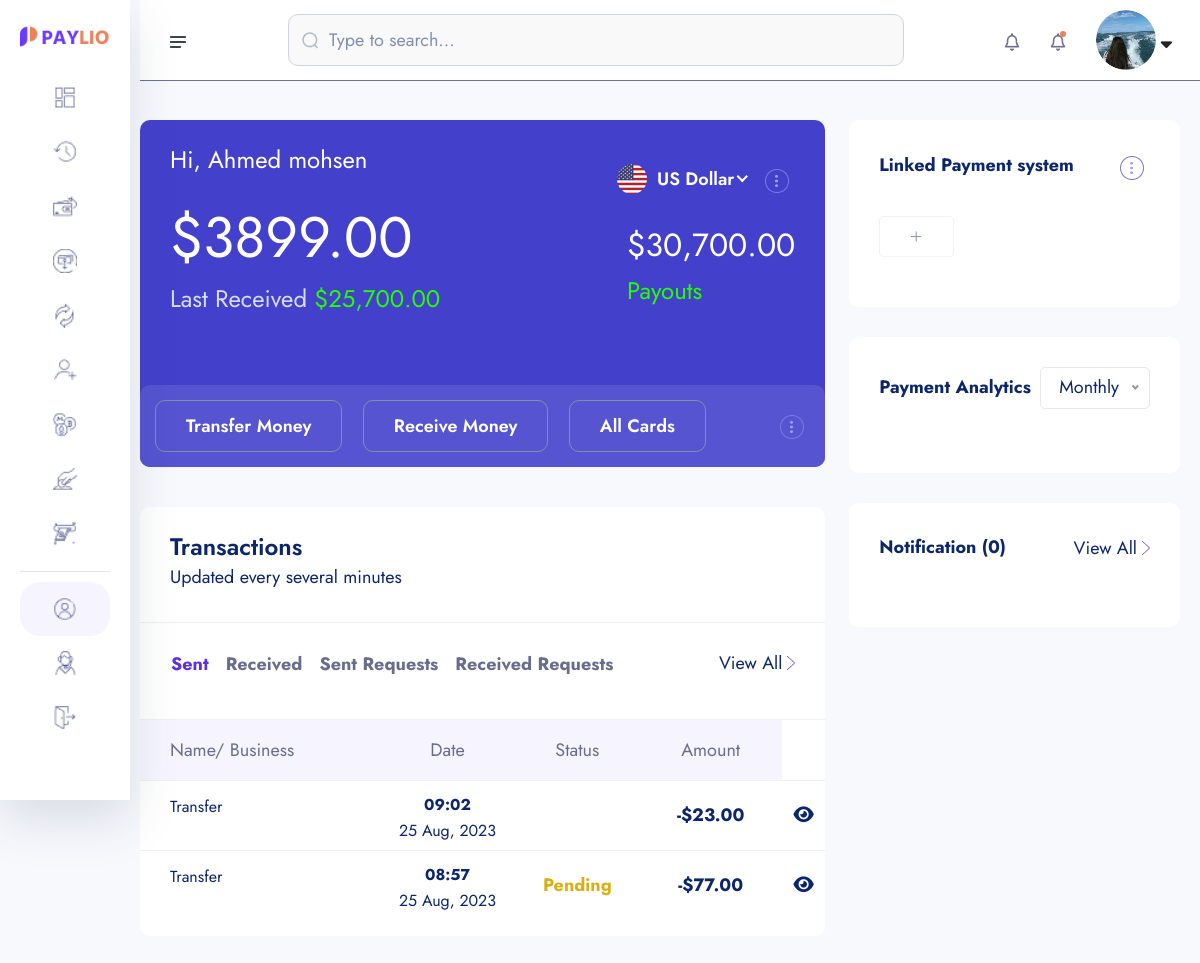
The app's page /account/dashboard (signed in), older data.
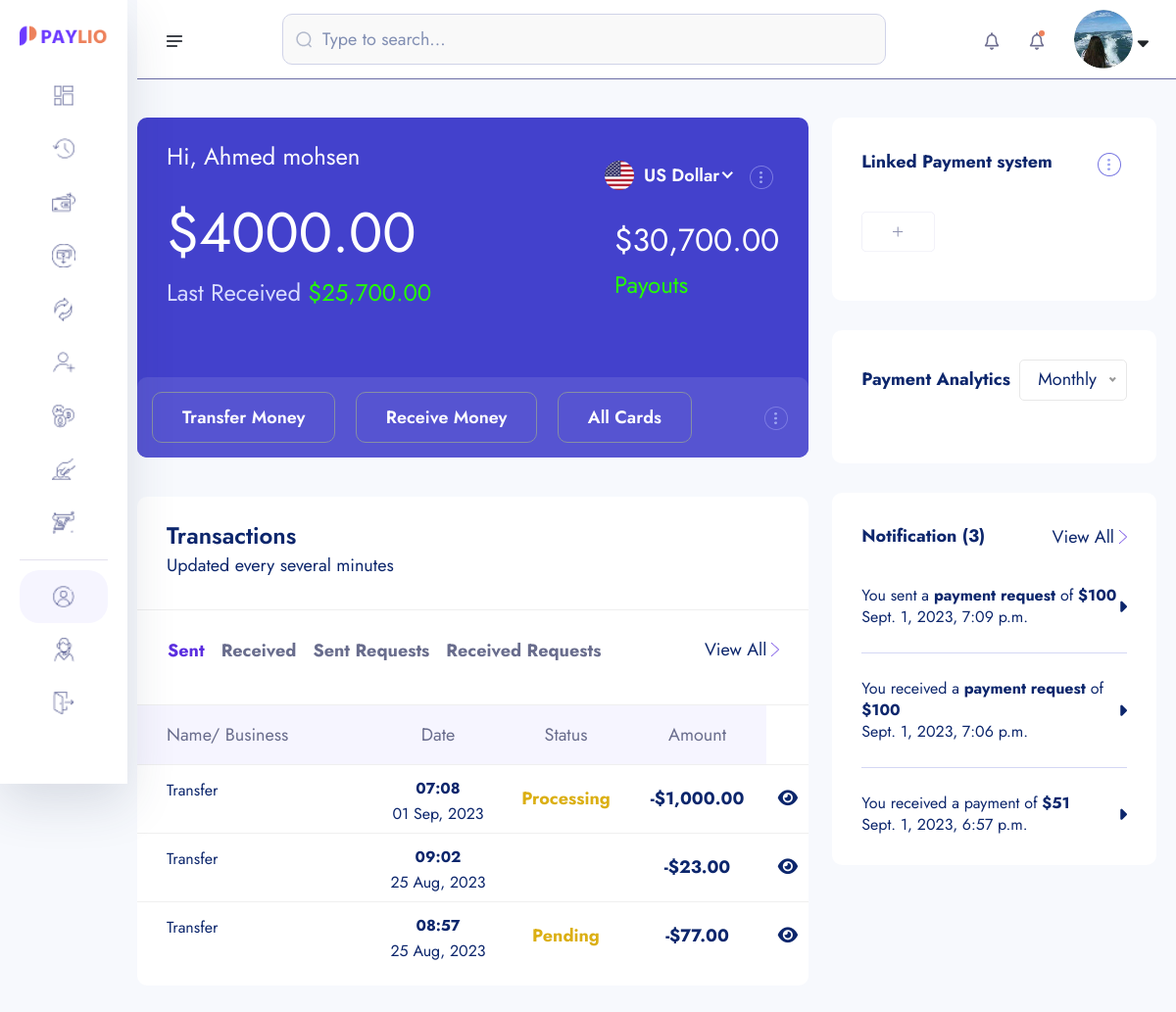
The same page, newer data.
### account/models.py (models this page shows, shortened)
class Account(models.Model):
    id = models.UUIDField(primary_key=True, unique=True, default=uuid.uuid4, editable=False)
    user = models.OneToOneField(User, on_delete=models.CASCADE)
    account_balance = models.DecimalField(max_digits=12, decimal_places=2, default=0.00)
    account_number = ShortUUIDField(length=10, unique=True,max_length= 25, prefix="217", alphabet="1234567890" )
    account_id = ShortUUIDField(length=7, unique=True,max_length= 25, prefix="DEX", alphabet="1234567890" )
    pin_number = ShortUUIDField(length=4, unique=True,max_length= 7 , alphabet="1234567890" )
    red_code = ShortUUIDField(length=10, unique=True,max_length= 20, prefix="217", alphabet="abcdefghi1234567890" )
    account_status = models.CharField(max_length=100, choices= ACCOUNT_STATUS, default="in-active")
    date = models.DateTimeField(auto_now_add=True)
    kyc_submitted = models.BooleanField(default=False)
    kyc_confirmed = models.BooleanField(default=False)
    recommended_by = models.ForeignKey(User, on_delete=models.DO_NOTHING, blank=True, null=True, related_name="recommended_by")
    class Meta:
        ordering = ['-date']

### core/models.py (models this page shows, shortened)
class Transaction(models.Model):
    transaction_id = ShortUUIDField(unique = True, length = 15, max_length=20, prefix="TRN")
    user = models.ForeignKey(User, on_delete=models.SET_NULL, null=True, related_name="user")
    amount = models.DecimalField(max_digits=12, decimal_places=2,default=0.00)
    description = models.CharField(max_length=1000, null=True, blank=True)
    reciver = models.ForeignKey(User, on_delete=models.SET_NULL, null=True, related_name="reciver")
    sender = models.ForeignKey(User, on_delete=models.SET_NULL, null=True, related_name="sender")
    reciver_account = models.ForeignKey(Account, on_delete=models.SET_NULL, null=True, related_name="reciver_account")
    sender_account = models.ForeignKey(Account, on_delete=models.SET_NULL, null=True, related_name="sender_account")
    status = models.CharField(choices=TRANSACTION_STATUS ,max_length=100, default="pending")
    transaction_type = models.CharField(choices=TRANSACTION_TYPE ,max_length=100, default="none")
    date = models.DateTimeField(auto_now_add=True)
    update = models.DateTimeField(auto_now_add=False, null=True, blank=True)

class Notification(models.Model):
    user = models.ForeignKey(User, on_delete=models.SET_NULL, null=True)
    notification_type = models.CharField(max_length=100, choices=NOTIFICATION_TYPE, default="none")
    amount = models.IntegerField(default=0)
    is_read = models.BooleanField(default=False)
    date = models.DateTimeField(auto_now_add=True)
    nid = ShortUUIDField(length=10, max_length=25, alphabet="abcdefghijklmnopqrstuvxyz")
    class Meta:
        ordering = ["-date"]
        verbose_name_plural = "Notification"

### account/views.py (the view)
# urls.py: path("dashboard",Dashboard , name='dashboard'),
def Dashboard(request):
    user = request.user
    if request.user.is_authenticated:
        try:
            kyc = KYC.objects.get(user=user)
        except:
            messages.warning(request, "You Need To Submit YOur KYC")
            return redirect("account:kyc-reg")
        recent_transfer = Transaction.objects.filter(sender=request.user, transaction_type="transfer", status="completed").order_by("-id")[:1]
        recent_recieved_transfer = Transaction.objects.filter(reciver=request.user, transaction_type="transfer").order_by("-id")[:1]
        sender_transaction = Transaction.objects.filter(sender=request.user, transaction_type="transfer").order_by("-id")
        reciever_transaction = Transaction.objects.filter(reciver=request.user, transaction_type="transfer").order_by("-id")
        request_sender_transaction = Transaction.objects.filter(sender=request.user, transaction_type="request")
        request_reciever_transaction = Transaction.objects.filter(reciver=request.user, transaction_type="request")
        account = Account.objects.get(user=request.user)
        credit_card = CreditCard.objects.filter(user=request.user).order_by("-id")
        if request.method == "POST":
            form = CreditCardForm(request.POST)
            if form.is_valid():
                new_form = form.save(commit=False)
                new_form.user = request.user
                new_form.save()
                card_id = new_form.card_id
                messages.success(request, "Card ADDED Successfully.")
                return redirect("account:dashboard")
        else:
            form = CreditCardForm()
        account = Account.objects.get(user=user)
        credit_card = CreditCard.objects.filter(user=user).order_by("-id")
    else:
        messages.warning(request, "You Need To Login")
        return redirect("userauths:sign-in")
    context = {
        'account':account,
        'kyc':kyc,
        'form':form,
        "credit_card":credit_card,
        "sender_transaction":sender_transaction,
        "reciever_transaction":reciever_transaction,
        'request_sender_transaction':request_sender_transaction,
        'request_reciever_transaction':request_reciever_transaction,
        'recent_transfer':recent_transfer,
        'recent_recieved_transfer':recent_recieved_transfer,
    }
    return render(request, 'account/dashboard.html', context)

### core/forms.py
class CreditCardForm(forms.ModelForm):
    name = forms.CharField(widget=forms.TextInput(attrs={"placeholder":"Card Holder Name"}))
    number = forms.IntegerField(widget=forms.NumberInput(attrs={"placeholder":"Card Number"}))
    month = forms.IntegerField(widget=forms.NumberInput(attrs={"placeholder":"Expiry Year"}))
    year = forms.IntegerField(widget=forms.NumberInput(attrs={"placeholder":"Expiry Month"}))
    cvv = forms.IntegerField(widget=forms.NumberInput(attrs={"placeholder":"CVV"}))
    class Meta:
        model = CreditCard
        fields = ['name', 'number', 'month', 'year', 'cvv', 'card_type']

### core/context_processor.py (called while the page is built)
def default(request):
    try:
        notifications = Notification.objects.filter(user=request.user).order_by("-id")[:10]
    except:
        notifications = None
    return {
        "notifications":notifications,
    }

### templates/account/dashboard.html (shortened to what the changed rows need)
{% extends "partials/dashboard-base.html" %}
{% load static %}
{% load humanize %}
{% block content %}
    <section class="dashboard-section body-collapse">
        <div class="overlay pt-120">
            <div class="container-fruid">
                <div class="row">
                    <div class="col-xl-8 col-lg-7">
                        <div class="section-content">
                            <div class="acc-details">
                                <div class="top-area">
                                    <div class="left-side">
                                        <h5>Hi, {{kyc.full_name}}</h5>
                                        <h2>${{account.account_balance}}</h2>
                                        <h5 class="receive">Last Received <span>$25,700.00</span></h5>
                                    </div>
                                </div>
                            </div>
                            <div class="transactions-area mt-40">
                                <div class="tab-content mt-40">
                                    <div class="tab-pane fade show active" id="latest" role="tabpanel" aria-labelledby="latest-tab">
                                        <div class="table-responsive">
                                            <table class="table">
                                                <thead>
                                                    <tr>
                                                        <th scope="col">Name/ Business</th>
                                                        <th scope="col">Date</th>
                                                        <th scope="col">Status</th>
                                                        <th scope="col">Amount</th>
                                                    </tr>
                                                </thead>
                                                <tbody>
                                                    {% for s in sender_transaction %}
                                                    <tr data-bs-toggle="modal" data-bs-target="#transactionsMod">
                                                        <th scope="row">
                                                            <p class="mdr">{{s.transaction_type|title}}</p>
                                                        </th>
                                                        <td>
                                                            <p><small>{{s.date|date:"h:i"}}</small></p>
                                                            <p class="mdr">{{s.date|date:"d M, Y"}}</p>
                                                        </td>
                                                        <td>
                                                            {% if s.status == 'pending' %}
                                                                <p class="inprogress">{{s.status|title}}</p>
                                                            {% endif %}
                                                            {% if s.status == 'processing' %}
                                                                <p class="inprogress">{{s.status|title}}</p>
                                                            {% endif %}
                                                        </td>
                                                        <td>
                                                            <p>-${{s.amount|intcomma}}</p>
                                                        </td>
                                                        <td>
                                                            <a href="{% url 'core:transaction-detail' s.transaction_id %}" class=""><i class="fas fa-eye"></i></a>
                                                        </td>
                                                    </tr>
                                                {% endfor %}
                                                </tbody>
                                            </table>
                                        </div>
                                    </div>
                                </div>
                            </div>
                        </div>
                    </div>
                    <div class="col-xl-4 col-lg-5">
                        <div class="side-items">
                            <div class="single-item">
                                <div class="section-text d-flex align-items-center justify-content-between">
                                    <h6>Notification ({{notifications.count}})</h6>
                                    <div class="view-all d-flex align-items-center">
                                        <a href="javascript:void(0)">View All</a>
                                        <img src="{% static 'assets1/images/icon/right-arrow.png' %}" alt="icon">
                                    </div>
                                </div>
                                <ul class="recipients-item">
                                    {% for n in notifications %}
                                        <li>
                                            <a href="javascript:void(0)" class="d-flex">
                                                <div class="text-area">
                                                    {% if n.notification_type == "Credit Alert" %}
                                                    <p class="mdr">You received a payment of <b>${{n.amount}}</b></p>
                                                    {% endif %}
                                                    {% if n.notification_type == "Sent Payment Request" %}
                                                    <p class="mdr">You sent a <b>payment request</b> of <b>${{n.amount}}</b></p>
                                                    {% endif %}
                                                    {% if n.notification_type == "Recieved Payment Request" %}
                                                    <p class="mdr">You received a <b>payment request</b> of <b>${{n.amount}}</b></p>
                                                    {% endif %}
                                                    <p class="mdr time-area">{{n.date}}</p>
                                                </div>
                                            </a>
                                            <i class="fa-solid fa-caret-right"></i>
                                        </li>
                                        {% endfor %}
                                </ul>
                            </div>
                        </div>
                    </div>
                </div>
            </div>
        </div>
    </section>
{% endblock content %}

Row changes from the older to the newer data that the page shows:
changed Account: account_balance "3899.00" → "4000.00"
added Transaction: transaction_type "Transfer", date "07:08", date "01 Sep, 2023", status "Processing", amount "1,000.00"
added Notification: amount "100", date "Sept. 1, 2023, 7:09 p.m."
added Notification: amount "100", date "Sept. 1, 2023, 7:06 p.m."
added Notification: amount "51", date "Sept. 1, 2023, 6:57 p.m."
Text that changed along with them:
{{ notifications.count }}: "0" → "3"
